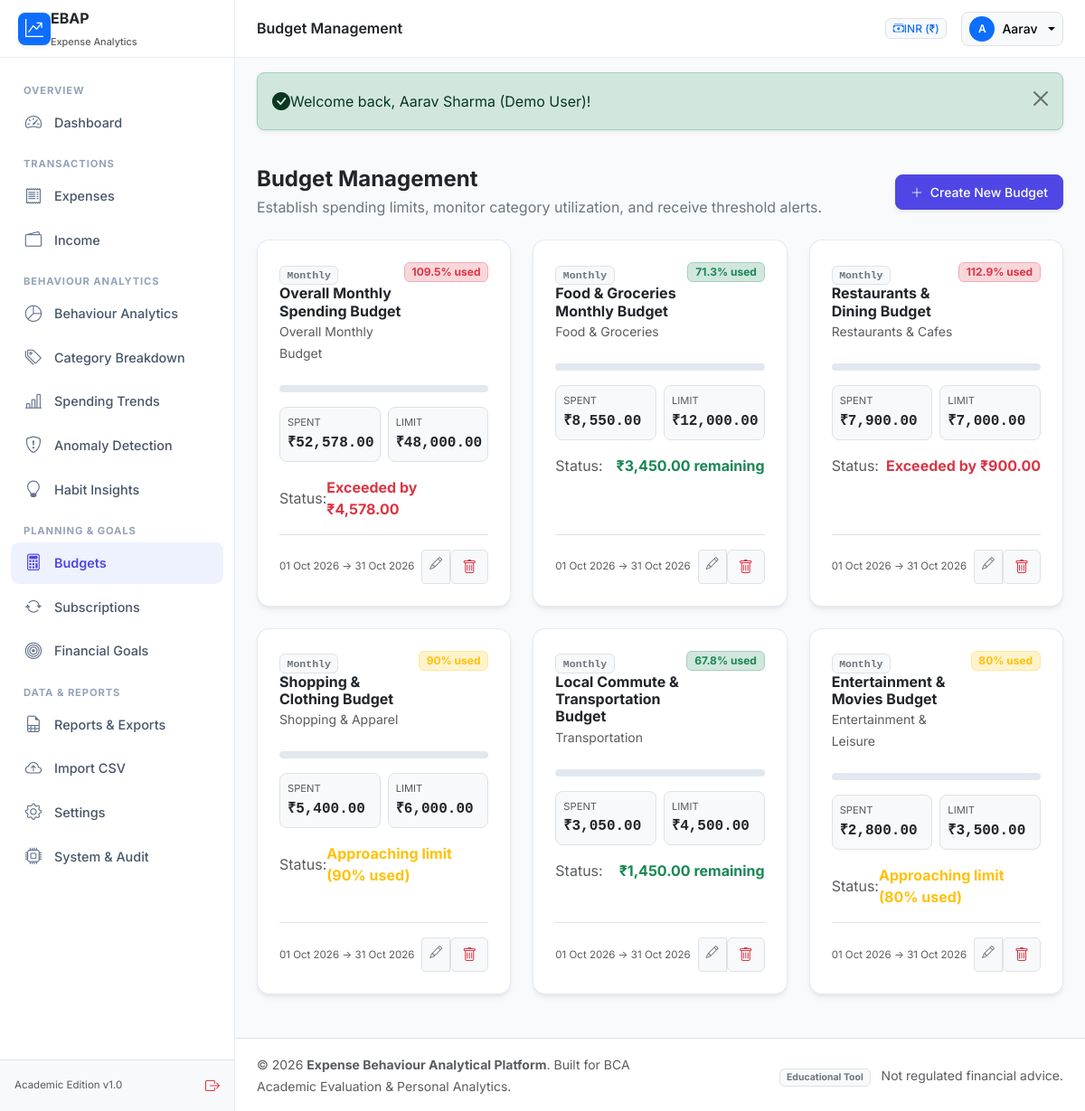
/budgets/index.php (signed in), run on the app's committed database.
### tables this page shows
CREATE TABLE `budgets` (
    `id` INT AUTO_INCREMENT PRIMARY KEY,
    `user_id` INT NOT NULL,
    `category_id` INT NULL COMMENT 'NULL for overall total budget',
    `budget_name` VARCHAR(150) NOT NULL,
    `budget_amount` DECIMAL(12, 2) NOT NULL,
    `period_type` ENUM('monthly', 'weekly', 'yearly', 'custom') NOT NULL DEFAULT 'monthly',
    `start_date` DATE NOT NULL,
    `end_date` DATE NOT NULL,
    `warning_threshold` INT NOT NULL DEFAULT 80,
    `status` ENUM('active', 'inactive') NOT NULL DEFAULT 'active',
    `created_at` TIMESTAMP NOT NULL DEFAULT CURRENT_TIMESTAMP,
    `updated_at` TIMESTAMP NOT NULL DEFAULT CURRENT_TIMESTAMP ON UPDATE CURRENT_TIMESTAMP,
    FOREIGN KEY (`user_id`) REFERENCES `users`(`id`) ON DELETE CASCADE,
    FOREIGN KEY (`category_id`) REFERENCES `expense_categories`(`id`) ON DELETE SET NULL,
    INDEX `idx_budgets_user_status` (`user_id`, `status`),
    INDEX `idx_budgets_date_range` (`user_id`, `start_date`, `end_date`)
);

CREATE TABLE `expense_categories` (
    `id` INT AUTO_INCREMENT PRIMARY KEY,
    `user_id` INT NULL,
    `category_name` VARCHAR(100) NOT NULL,
    `category_icon` VARCHAR(50) NOT NULL DEFAULT 'bi-tag',
    `category_color` VARCHAR(20) NOT NULL DEFAULT '#4f46e5',
    `is_essential` TINYINT(1) NOT NULL DEFAULT 0,
    `status` ENUM('active', 'inactive') NOT NULL DEFAULT 'active',
    `created_at` TIMESTAMP NOT NULL DEFAULT CURRENT_TIMESTAMP,
    FOREIGN KEY (`user_id`) REFERENCES `users`(`id`) ON DELETE CASCADE,
    INDEX `idx_expcat_user_status` (`user_id`, `status`),
    INDEX `idx_expcat_essential` (`is_essential`)
);

### includes/functions.php (called while the page is built, shortened)
<?php
require_once __DIR__ . '/../config/app.php';
function e(?string $string): string {
    return htmlspecialchars($string ?? '', ENT_QUOTES, 'UTF-8');
}
function url(string $path = ''): string {
    $path = ltrim($path, '/');
    return APP_URL . ($path ? '/' . $path : '');
}
function formatDate(?string $date, string $format = 'd M Y'): string {
    try {
        $dt = new DateTime($date);
        return $dt->format($format);
    } catch (Exception $e) {
        return htmlspecialchars($date);
    }
}

### config/database.php (called while the page is built, shortened)
<?php
require_once __DIR__ . '/app.php';
class Database {
    private static ?PDO $instance = null;
    private static function loadEnv(): array {
        $envFile = ROOT_PATH . '/.env';
        $env = [];
        return $env;
    }
    public static function getConnection(): PDO {
        if (self::$instance === null) {
            $env = self::loadEnv();
            $host = $env['DB_HOST'] ?? '127.0.0.1';
            $port = $env['DB_PORT'] ?? '3306';
            $dbname = $env['DB_NAME'] ?? 'expense_behaviour_analytics';
            $user = $env['DB_USER'] ?? 'root';
            $pass = $env['DB_PASS'] ?? '';
            $charset = 'utf8mb4';
            $dsn = "mysql:host={$host};port={$port};dbname={$dbname};charset={$charset}";
            $options = [
                PDO::ATTR_ERRMODE            => PDO::ERRMODE_EXCEPTION,
                PDO::ATTR_DEFAULT_FETCH_MODE => PDO::FETCH_ASSOC,
                PDO::ATTR_EMULATE_PREPARES   => false,
                PDO::MYSQL_ATTR_INIT_COMMAND => "SET NAMES {$charset} COLLATE utf8mb4_unicode_ci"
            ];
            try {
                self::$instance = new PDO($dsn, $user, $pass, $options);
            } catch (PDOException $e) {
                error_log("Database connection error: " . $e->getMessage());
                die("
                    <div style='font-family: system-ui, sans-serif; max-width: 600px; margin: 50px auto; padding: 24px; border: 1px solid #f87171; border-radius: 8px; background-color: #fef2f2; color: #991b1b;'>
                        <h2 style='margin-top:0;'>Database Connection Error</h2>
                        <p>Could not connect to the MySQL database. Please verify that:</p>
                        <ul>
                            <li>XAMPP MySQL is started in the XAMPP Control Panel.</li>
                            <li>The database <code>expense_behaviour_analytics</code> exists.</li>
                            <li>You have imported <code>database/schema.sql</code> and <code>database/seed.sql</code>.</li>
                        </ul>
                        <p><small>System message: " . htmlspecialchars($e->getMessage()) . "</small></p>
                    </div>
                ");
            }
        }
        return self::$instance;
    }
}
function getDBConnection(): PDO {
    return Database::getConnection();
}

### includes/auth.php (called while the page is built, shortened)
<?php
require_once __DIR__ . '/../config/app.php';
require_once __DIR__ . '/../config/database.php';
function isLoggedIn(): bool {
    return !empty($_SESSION['user_id']) && !empty($_SESSION['user']);
}
function getAuthUserId(): int {
    return (int)$_SESSION['user_id'];
}
function getAuthCurrency(): string {
    return $_SESSION['user']['preferred_currency'] ?? DEFAULT_CURRENCY;
}
function getCurrencySymbol(?string $currency = null): string {
    global $currencySymbols;
    $curr = $currency ?? getAuthCurrency();
    return $currencySymbols[$curr] ?? $curr . ' ';
}
function formatCurrency(float|int|string|null $amount, ?string $currency = null): string {
    $num = (float)($amount ?? 0);
    $curr = $currency ?? getAuthCurrency();
    $symbol = getCurrencySymbol($curr);
    return $symbol . number_format($num, 2);
}

### services/BudgetService.php (called while the page is built, shortened)
<?php
require_once __DIR__ . '/../config/database.php';
require_once __DIR__ . '/../includes/auth.php';
class BudgetService {
    private PDO $db;
    public function __construct(?PDO $db = null) {
        $this->db = $db ?? getDBConnection();
    }
    public function getActiveBudgetsWithUtilization(int $userId, ?string $asOfDate = null): array {
        $date = $asOfDate ?? date('Y-m-d');
        $stmt = $this->db->prepare("
            SELECT b.*, c.category_name, c.category_icon, c.category_color
            FROM budgets b
            LEFT JOIN expense_categories c ON b.category_id = c.id
            WHERE b.user_id = :uid
              AND b.status = 'active'
              AND :asof BETWEEN b.start_date AND b.end_date
            ORDER BY (b.category_id IS NULL) DESC, b.budget_amount DESC
        ");
        $stmt->execute([':uid' => $userId, ':asof' => $date]);
        $budgets = $stmt->fetchAll();
        foreach ($budgets as &$b) {
            $catId = $b['category_id'];
            $startDate = $b['start_date'];
            $endDate = $b['end_date'];
            if ($catId === null) {
                $expStmt = $this->db->prepare("
                    SELECT COALESCE(SUM(amount), 0) as spent, COUNT(*) as tx_count
                    FROM expenses
                    WHERE user_id = :uid AND transaction_date BETWEEN :start AND :end
                ");
                $expStmt->execute([':uid' => $userId, ':start' => $startDate, ':end' => $endDate]);
            } else {
                $expStmt = $this->db->prepare("
                    SELECT COALESCE(SUM(amount), 0) as spent, COUNT(*) as tx_count
                    FROM expenses
                    WHERE user_id = :uid AND category_id = :cid AND transaction_date BETWEEN :start AND :end
                ");
                $expStmt->execute([':uid' => $userId, ':cid' => $catId, ':start' => $startDate, ':end' => $endDate]);
            }
            $expRow = $expStmt->fetch();
            $spent = (float)($expRow['spent'] ?? 0);
            $txCount = (int)($expRow['tx_count'] ?? 0);
            $limit = (float)$b['budget_amount'];
            $remaining = $limit - $spent;
            $utilization = ($limit > 0) ? round(($spent / $limit) * 100, 1) : 0.0;
            $threshold = (int)$b['warning_threshold'];
            if ($utilization >= 100) {
                $statusLevel = 'danger';
                $statusMessage = 'Exceeded by ' . formatCurrency(abs($remaining), getAuthCurrency());
            } elseif ($utilization >= $threshold) {
                $statusLevel = 'warning';
                $statusMessage = 'Approaching limit (' . $utilization . '% used)';
            } else {
                $statusLevel = 'success';
                $statusMessage = formatCurrency($remaining, getAuthCurrency()) . ' remaining';
            }
        }
        return $budgets;
    }
}

### config/app.php (called while the page is built, shortened)
<?php
$currencySymbols = [
    'INR' => '₹',
    'USD' => '$',
    'EUR' => '€',
    'GBP' => '£',
    'JPY' => '¥',
    'CAD' => 'CA$',
    'AUD' => 'A$'
];

### budgets/index.php (the view, shortened to what this page needs)
<?php
require_once __DIR__ . '/../config/app.php';
require_once __DIR__ . '/../includes/auth.php';
require_once __DIR__ . '/../includes/functions.php';
require_once __DIR__ . '/../services/BudgetService.php';
$userId = getAuthUserId();
$budgetService = new BudgetService();
$activeBudgets = $budgetService->getActiveBudgetsWithUtilization($userId, date('Y-m-d'));
require_once __DIR__ . '/../includes/header.php';
?>
<div class="d-flex flex-column flex-md-row justify-content-between align-items-md-center gap-3 mb-4">
    <div>
        <h4 class="fw-bold text-dark mb-1">Budget Management</h4>
        <p class="text-secondary fs-7 mb-0">Establish spending limits, monitor category utilization, and receive threshold alerts.</p>
    </div>
    <div>
        <a href="<?= url('budgets/add.php') ?>" class="btn btn-sm btn-ebap shadow-sm">
            <i class="bi bi-plus-lg me-1"></i> Create New Budget
        </a>
    </div>
</div>
<?php if (empty($activeBudgets)): ?>
    <div class="ebap-card p-5 text-center bg-white mb-4">
        <i class="bi bi-calculator fs-1 text-muted d-block mb-2"></i>
        <h5 class="fw-bold text-dark mb-1">No Active Budgets Configured</h5>
        <p class="text-secondary fs-7 mb-3 mx-auto" style="max-width: 480px;">
            Budgets define healthy spending boundaries. You can create an overall monthly limit or set category-specific caps (e.g. Dining, Shopping).
        </p>
        <a href="<?= url('budgets/add.php') ?>" class="btn btn-ebap">Set Your First Budget</a>
    </div>
<?php else: ?>
    <div class="row g-4 mb-4">
        <?php foreach ($activeBudgets as $b): ?>
            <div class="col-md-6 col-lg-4">
                <div class="ebap-card p-4 bg-white h-100 d-flex flex-column">
                    <div class="d-flex justify-content-between align-items-start mb-2">
                        <div>
                            <span class="badge bg-light text-secondary border font-monospace mb-1.5" style="font-size: 0.72rem;">
                                <?= ucfirst($b['period_type']) ?>
                            </span>
                            <h5 class="fw-bold text-dark mb-0 fs-6"><?= e($b['budget_name']) ?></h5>
                            <small class="text-muted">
                                <?= !empty($b['category_name']) ? e($b['category_name']) : 'Overall Monthly Budget' ?>
                            </small>
                        </div>
                        <span class="badge bg-<?= $b['status_level'] ?>-subtle text-<?= $b['status_level'] ?> border border-<?= $b['status_level'] ?>-subtle">
                            <?= $b['utilization_pct'] ?>% used
                        </span>
                    </div>
                    <div class="my-3">
                        <div class="ebap-progress">
                        </div>
                    </div>
                    <div class="row g-2 mb-3 fs-7">
                        <div class="col-6">
                            <div class="p-2 bg-light rounded-3 border">
                                <small class="text-muted d-block" style="font-size: 0.7rem;">SPENT</small>
                                <span class="fw-bold text-dark font-monospace"><?= formatCurrency($b['actual_spent']) ?></span>
                            </div>
                        </div>
                        <div class="col-6">
                            <div class="p-2 bg-light rounded-3 border">
                                <small class="text-muted d-block" style="font-size: 0.7rem;">LIMIT</small>
                                <span class="fw-bold text-dark font-monospace"><?= formatCurrency($b['budget_amount']) ?></span>
                            </div>
                        </div>
                    </div>
                    <div class="d-flex justify-content-between align-items-center mb-3 fs-7">
                        <span class="text-muted">Status:</span>
                        <strong class="text-<?= $b['status_level'] ?>"><?= e($b['status_message']) ?></strong>
                    </div>
                    <div class="d-flex justify-content-between align-items-center mt-auto pt-3 border-top fs-7">
                        <span class="text-muted" style="font-size: 0.72rem;">
                            <?= formatDate($b['start_date']) ?> &rarr; <?= formatDate($b['end_date']) ?>
                        </span>
                        <div class="btn-group btn-group-sm">
                            <a href="<?= url('budgets/edit.php?id=' . $b['id']) ?>" class="btn btn-light border" title="Edit">
                                <i class="bi bi-pencil text-secondary"></i>
                            </a>
                            <form method="POST" action="<?= url('budgets/delete.php') ?>" class="d-inline" data-confirm="Are you sure you want to delete this budget?">
                                <button type="submit" class="btn btn-light border text-danger" title="Delete">
                                    <i class="bi bi-trash"></i>
                                </button>
                            </form>
                        </div>
                    </div>
                </div>
            </div>
        <?php endforeach; ?>
    </div>
<?php endif; ?>
<?php require_once __DIR__ . '/../includes/footer.php'; ?>

### assets/css/style.css (style rules this page uses)
:root { --ebap-primary: #4f46e5; --ebap-primary-hover: #4338ca; --ebap-primary-light: #eef2ff; --ebap-secondary: #0d9488; --ebap-success: #10b981; --ebap-warning: #f59e0b; --ebap-danger: #ef4444; --ebap-info: #0284c7; --ebap-bg: #f8fafc; --ebap-card-bg: #ffffff; --ebap-card-border: rgba(226, 232, 240, 0.85); --ebap-text-main: #1e293b; --ebap-text-muted: #64748b; --ebap-sidebar-width: 260px; --ebap-topbar-height: 64px; --ebap-shadow-sm: 0 1px 2px 0 rgb(0 0 0 / 0.05); --ebap-shadow: 0 4px 6px -1px rgb(0 0 0 / 0.07), 0 2px 4px -2px rgb(0 0 0 / 0.05); --ebap-shadow-lg: 0 10px 15px -3px rgb(0 0 0 / 0.08), 0 4px 6px -4px rgb(0 0 0 / 0.04); }
body { font-family: 'Inter', -apple-system, BlinkMacSystemFont, 'Segoe UI', Roboto, Helvetica, Arial, sans-serif; background-color: var(--ebap-bg); color: var(--ebap-text-main); min-height: 100vh; display: flex; flex-direction: column; }
.ebap-card { background: var(--ebap-card-bg); border: 1px solid var(--ebap-card-border); border-radius: 14px; box-shadow: var(--ebap-shadow); transition: transform 0.2s ease, box-shadow 0.2s ease; }
.btn-ebap { background-color: var(--ebap-primary); border-color: var(--ebap-primary); color: #ffffff; font-weight: 500; border-radius: 8px; padding: 8px 16px; transition: all 0.2s ease; }
.ebap-progress { height: 8px; border-radius: 6px; background-color: #e2e8f0; overflow: hidden; }

### data on the page
budgets: period_type "Monthly", budget_name "Overall Monthly Spending Budget", shows "Overall Monthly Budget", utilization_pct "109.5", actual_spent "₹52,578.00", budget_amount "₹48,000.00", status_message "Exceeded by ₹4,578.00", start_date "01 Oct 2026", end_date "31 Oct 2026"
budgets: period_type "Monthly", budget_name "Food & Groceries Monthly Budget", category.category_name "Food & Groceries", utilization_pct "71.3", actual_spent "₹8,550.00", budget_amount "₹12,000.00", status_message "₹3,450.00 remaining", start_date "01 Oct 2026", end_date "31 Oct 2026"
budgets: period_type "Monthly", budget_name "Restaurants & Dining Budget", category.category_name "Restaurants & Cafes", utilization_pct "112.9", actual_spent "₹7,900.00", budget_amount "₹7,000.00", status_message "Exceeded by ₹900.00", start_date "01 Oct 2026", end_date "31 Oct 2026"
budgets: period_type "Monthly", budget_name "Shopping & Clothing Budget", category.category_name "Shopping & Apparel", utilization_pct "90", actual_spent "₹5,400.00", budget_amount "₹6,000.00", status_message "Approaching limit (90% used)", start_date "01 Oct 2026", end_date "31 Oct 2026"
budgets: period_type "Monthly", budget_name "Local Commute & Transportation Budget", category.category_name "Transportation", utilization_pct "67.8", actual_spent "₹3,050.00", budget_amount "₹4,500.00", status_message "₹1,450.00 remaining", start_date "01 Oct 2026", end_date "31 Oct 2026"
budgets: period_type "Monthly", budget_name "Entertainment & Movies Budget", category.category_name "Entertainment & Leisure", utilization_pct "80", actual_spent "₹2,800.00", budget_amount "₹3,500.00", status_message "Approaching limit (80% used)", start_date "01 Oct 2026", end_date "31 Oct 2026"

### other printed values
$pageTitle "Budget Management"
$currency "INR"
getCurrencySymbol($currency) "₹"
substr($user['full_name'] ?? 'U', 0, 1) "A"
explode(' ', $user['full_name'] ?? 'User')[0] "Aarav"
$msg "Welcome back, Aarav Sharma (Demo User)!"
APP_NAME "Expense Behaviour Analytical Platform"
